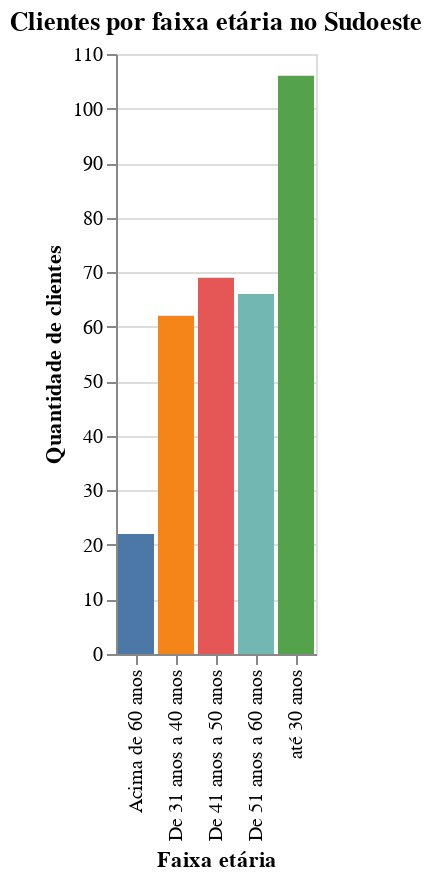

Source (notebook cell):
### Code cell
alt.Chart(clientes_sudoeste, title="Clientes por faixa etária no Sudoeste").mark_bar().encode(
    x= alt.X('faixa etária', title='Faixa etária'),
    y= alt.Y('Sudoeste', title='Quantidade de clientes'),
    color = alt.Color('faixa etária', legend=None)
).interactive()

### Figure 1 — Vega-Lite specification as saved in the notebook (floating-point values rounded to 4 significant figures)
{"config": {"view": {"continuousWidth": 400, "continuousHeight": 300}}, "data": {"name": "data-5307cb165f18dbdf9d800e5b58dde940"}, "mark": "bar", "encoding": {"color": {"type": "nominal", "field": "faixa etária", "legend": null}, "x": {"type": "nominal", "field": "faixa etária", "title": "Faixa etária"}, "y": {"type": "quantitative", "field": "Sudoeste", "title": "Quantidade de clientes"}}, "selection": {"selector018": {"type": "interval", "bind": "scales", "encodings": ["x", "y"]}}, "title": "Clientes por faixa etária no Sudoeste", "$schema": "https://vega.github.io/schema/vega-lite/v4.0.2.json", "datasets": {"data-5307cb165f18dbdf9d800e5b58dde940": [{"faixa etária": "Acima de 60 anos", "Sudoeste": 22}, {"faixa etária": "De 31 anos a 40 anos", "Sudoeste": 62}, {"faixa etária": "De 41 anos a 50 anos", "Sudoeste": 69}, {"faixa etária": "De 51 anos a 60 anos", "Sudoeste": 66}, {"faixa etária": "até 30 anos", "Sudoeste": 106}]}}
